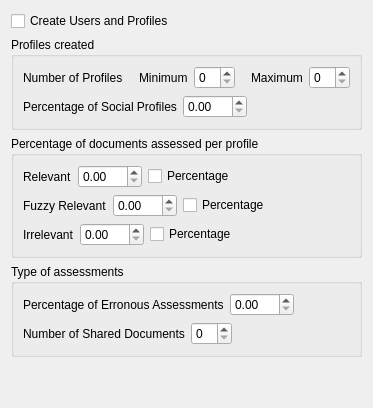
         <widget class="QWidget" name="tab_2">
          <attribute name="title">
           <string>Profiles</string>
          </attribute>
          <layout class="QVBoxLayout" name="verticalLayout">
           <item>
            <layout class="QHBoxLayout" name="horizontalLayout_3">
             <item>
              <widget class="QCheckBox" name="CreateProfiles">
               <property name="text">
                <string>Create Users and Profiles</string>
               </property>
              </widget>
             </item>
             <item>
              <spacer name="horizontalSpacer_19">
               <property name="orientation">
                <enum>Qt::Horizontal</enum>
               </property>
               <property name="sizeHint" stdset="0">
                <size>
                 <width>0</width>
                 <height>20</height>
                </size>
               </property>
              </spacer>
             </item>
            </layout>
           </item>
           <item>
            <widget class="QGroupBox" name="grpProfilesCreated">
             <property name="title">
              <string>Profiles created</string>
             </property>
             <layout class="QVBoxLayout" name="_20">
              <item>
               <layout class="QHBoxLayout" name="_21">
                <item>
                 <widget class="QLabel" name="label_15">
                  <property name="text">
                   <string>Number of Profiles</string>
                  </property>
                 </widget>
                </item>
                <item>
                 <spacer name="horizontalSpacer_9">
                  <property name="orientation">
                   <enum>Qt::Horizontal</enum>
                  </property>
                  <property name="sizeType">
                   <enum>QSizePolicy::Fixed</enum>
                  </property>
                  <property name="sizeHint" stdset="0">
                   <size>
                    <width>10</width>
                    <height>20</height>
                   </size>
                  </property>
                 </spacer>
                </item>
                <item>
                 <widget class="QLabel" name="textLabel2_2">
                  <property name="text">
                   <string>Minimum</string>
                  </property>
                  <property name="wordWrap">
                   <bool>false</bool>
                  </property>
                 </widget>
                </item>
                <item>
                 <widget class="QSpinBox" name="NbProfMin"/>
                </item>
                <item>
                 <spacer name="spacer3_2">
                  <property name="orientation">
                   <enum>Qt::Horizontal</enum>
                  </property>
                  <property name="sizeType">
                   <enum>QSizePolicy::Fixed</enum>
                  </property>
                  <property name="sizeHint" stdset="0">
                   <size>
                    <width>10</width>
                    <height>20</height>
                   </size>
                  </property>
                 </spacer>
                </item>
                <item>
                 <widget class="QLabel" name="textLabel2_3">
                  <property name="text">
                   <string>Maximum</string>
                  </property>
                  <property name="wordWrap">
                   <bool>false</bool>
                  </property>
                 </widget>
                </item>
                <item>
                 <widget class="QSpinBox" name="NbProfMax"/>
                </item>
                <item>
                 <spacer name="horizontalSpacer_10">
                  <property name="orientation">
                   <enum>Qt::Horizontal</enum>
                  </property>
                  <property name="sizeHint" stdset="0">
                   <size>
                    <width>0</width>
                    <height>20</height>
                   </size>
                  </property>
                 </spacer>
                </item>
               </layout>
              </item>
              <item>
               <layout class="QHBoxLayout" name="_23">
                <item>
                 <widget class="QLabel" name="textLabel2_2_2">
                  <property name="text">
                   <string>Percentage of Social Profiles</string>
                  </property>
                  <property name="wordWrap">
                   <bool>false</bool>
                  </property>
                 </widget>
                </item>
                <item>
                 <widget class="QDoubleSpinBox" name="PercSocial">
                  <property name="maximum">
                   <double>100.000000000000000</double>
                  </property>
                 </widget>
                </item>
                <item>
                 <spacer name="spacer3_2_2">
                  <property name="orientation">
                   <enum>Qt::Horizontal</enum>
                  </property>
                  <property name="sizeType">
                   <enum>QSizePolicy::Expanding</enum>
                  </property>
                  <property name="sizeHint" stdset="0">
                   <size>
                    <width>0</width>
                    <height>20</height>
                   </size>
                  </property>
                 </spacer>
                </item>
               </layout>
              </item>
             </layout>
            </widget>
           </item>
           <item>
            <widget class="QGroupBox" name="grpPercentage">
             <property name="title">
              <string>Percentage of documents assessed per profile</string>
             </property>
             <layout class="QVBoxLayout" name="_9">
              <item>
               <layout class="QHBoxLayout" name="_10">
                <item>
                 <widget class="QLabel" name="textLabel1_3">
                  <property name="text">
                   <string>Relevant</string>
                  </property>
                  <property name="wordWrap">
                   <bool>false</bool>
                  </property>
                 </widget>
                </item>
                <item>
                 <widget class="QDoubleSpinBox" name="NbOK">
                  <property name="maximum">
                   <double>100.000000000000000</double>
                  </property>
                 </widget>
                </item>
                <item>
                 <widget class="QCheckBox" name="RelOK">
                  <property name="text">
                   <string>Percentage</string>
                  </property>
                 </widget>
                </item>
                <item>
                 <spacer name="spacer2_3">
                  <property name="orientation">
                   <enum>Qt::Horizontal</enum>
                  </property>
                  <property name="sizeType">
                   <enum>QSizePolicy::Expanding</enum>
                  </property>
                  <property name="sizeHint" stdset="0">
                   <size>
                    <width>0</width>
                    <height>20</height>
                   </size>
                  </property>
                 </spacer>
                </item>
               </layout>
              </item>
              <item>
               <layout class="QHBoxLayout" name="_11">
                <item>
                 <widget class="QLabel" name="textLabel1_3_2">
                  <property name="text">
                   <string>Fuzzy Relevant</string>
                  </property>
                  <property name="wordWrap">
                   <bool>false</bool>
                  </property>
                 </widget>
                </item>
                <item>
                 <widget class="QDoubleSpinBox" name="NbKO">
                  <property name="maximum">
                   <double>100.000000000000000</double>
                  </property>
                 </widget>
                </item>
                <item>
                 <widget class="QCheckBox" name="RelKO">
                  <property name="text">
                   <string>Percentage</string>
                  </property>
                 </widget>
                </item>
                <item>
                 <spacer name="spacer2_3_2">
                  <property name="orientation">
                   <enum>Qt::Horizontal</enum>
                  </property>
                  <property name="sizeType">
                   <enum>QSizePolicy::Expanding</enum>
                  </property>
                  <property name="sizeHint" stdset="0">
                   <size>
                    <width>0</width>
                    <height>20</height>
                   </size>
                  </property>
                 </spacer>
                </item>
               </layout>
              </item>
              <item>
               <layout class="QHBoxLayout" name="_12">
                <item>
                 <widget class="QLabel" name="textLabel1_3_3">
                  <property name="text">
                   <string>Irrelevant</string>
                  </property>
                  <property name="wordWrap">
                   <bool>false</bool>
                  </property>
                 </widget>
                </item>
                <item>
                 <widget class="QDoubleSpinBox" name="NbH">
                  <property name="maximum">
                   <double>100.000000000000000</double>
                  </property>
                 </widget>
                </item>
                <item>
                 <widget class="QCheckBox" name="RelH">
                  <property name="text">
                   <string>Percentage</string>
                  </property>
                 </widget>
                </item>
                <item>
                 <spacer name="spacer2_3_3">
                  <property name="orientation">
                   <enum>Qt::Horizontal</enum>
                  </property>
                  <property name="sizeType">
                   <enum>QSizePolicy::Expanding</enum>
                  </property>
                  <property name="sizeHint" stdset="0">
                   <size>
                    <width>0</width>
                    <height>20</height>
                   </size>
                  </property>
                 </spacer>
                </item>
               </layout>
              </item>
             </layout>
            </widget>
           </item>
           <item>
            <widget class="QGroupBox" name="grpType">
             <property name="title">
              <string>Type of assessments</string>
             </property>
             <layout class="QVBoxLayout" name="verticalLayout_12">
              <item>
               <layout class="QHBoxLayout" name="_14">
                <item>
                 <widget class="QLabel" name="textLabel1_3_3_2">
                  <property name="text">
                   <string>Percentage of Erronous Assessments</string>
                  </property>
                  <property name="wordWrap">
                   <bool>false</bool>
                  </property>
                 </widget>
                </item>
                <item>
                 <widget class="QDoubleSpinBox" name="PercErr">
                  <property name="maximum">
                   <double>100.000000000000000</double>
                  </property>
                 </widget>
                </item>
                <item>
                 <spacer name="horizontalSpacer_18">
                  <property name="orientation">
                   <enum>Qt::Horizontal</enum>
                  </property>
                  <property name="sizeHint" stdset="0">
                   <size>
                    <width>40</width>
                    <height>20</height>
                   </size>
                  </property>
                 </spacer>
                </item>
               </layout>
              </item>
              <item>
               <layout class="QHBoxLayout" name="_15">
                <item>
                 <widget class="QLabel" name="textLabel1_3_3_2_2">
                  <property name="text">
                   <string>Number of Shared Documents</string>
                  </property>
                  <property name="wordWrap">
                   <bool>false</bool>
                  </property>
                 </widget>
                </item>
                <item>
                 <widget class="QSpinBox" name="NbDocsAssess"/>
                </item>
                <item>
                 <spacer name="spacer2_3_3_2_2">
                  <property name="orientation">
                   <enum>Qt::Horizontal</enum>
                  </property>
                  <property name="sizeType">
                   <enum>QSizePolicy::Expanding</enum>
                  </property>
                  <property name="sizeHint" stdset="0">
                   <size>
                    <width>0</width>
                    <height>20</height>
                   </size>
                  </property>
                 </spacer>
                </item>
               </layout>
              </item>
             </layout>
            </widget>
           </item>
           <item>
            <spacer name="verticalSpacer_2">
             <property name="orientation">
              <enum>Qt::Vertical</enum>
             </property>
             <property name="sizeHint" stdset="0">
              <size>
               <width>20</width>
               <height>40</height>
              </size>
             </property>
            </spacer>
           </item>
          </layout>
         </widget>
